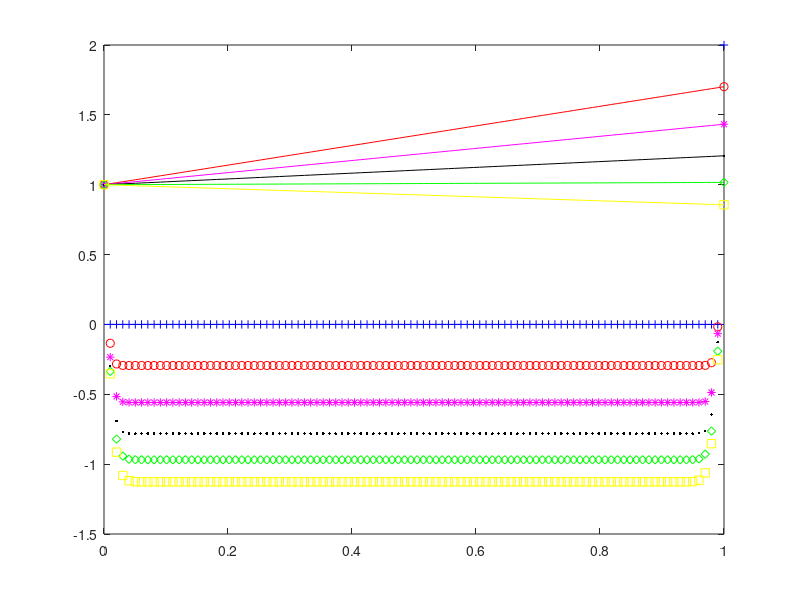

Reproduce this figure in MATLAB.
close all;

%Variablen
L       = 1;
T       = 1;   %Betrachtungszeit
n       = 100;
K       = 1;
a       = 2;
tMax    = 100;
xMax    = 100;
%%%%%%%%%%%%%
v       = zeros(xMax, tMax);
t       = linspace(0, T, tMax);
x       = linspace(0, L, xMax);
deltaX  = 1;
deltaT  = T/tMax;
d       = K*deltaT/deltaX^2;
An      = zeros(n, 1);
u       = zeros(xMax, tMax);
funAE    = @(t) a*exp(-t);
funE    = @(n, t) exp(-(n^2)*(pi^2)*t);
funSin  = @(n, x) sin(n*pi*x);

%Randwerte
for i = 1:tMax
    v(1, i) = 1;
    v(xMax, i) = funAE(t(i));
end

%Numerische Lösung (explizit)
for k = 2:tMax-1
    for j = 2:xMax-1
        v(j,k)     = d*(v(j+1, k-1) - 2*v(j, k-1) + v(j-1, k-1)) + v(j, k-1) - funAE(t(k))*deltaT;
    end
end

%Bausteine berechnen
for i = 1:n
    An(i, 1)      = (-2*(a*(-1)^(i+1)+1))/(i*pi);
end

%Exakte Lösung
for k = 2:tMax
    for j = 1:xMax
        temp  = 0;
        for i = 1:n
            temp   = temp + An(i, 1)*funE(n, t(k))*funSin(n, x(j));
        end
        u(j,k)     = (funAE(t(k))-1)*x(j) + 1 + temp;
    end
end

%Plot i)
figure('Name', 'exakt und explizite numerische Lösung (i)','NumberTitle','off')
plot(x, u(1:xMax,1),'b')

hold on 
plot(x, v(1:xMax,1),'b+')

plot(x, u(1:xMax,  ceil(tMax/6)),'r')
plot(x, v(1:xMax,  ceil(tMax/6)),'ro')

plot(x, u(1:xMax, 2* ceil(tMax/6)),'m')
plot(x, v(1:xMax, 2* ceil(tMax/6)),'m*')

plot(x, u(1:xMax, 3* ceil(tMax/6)),'k')
plot(x, v(1:xMax, 3* ceil(tMax/6)),'k.')

plot(x, u(1:xMax, 4* ceil(tMax/6)),'g')
plot(x, v(1:xMax, 4* ceil(tMax/6)),'gd')

plot(x, u(1:xMax, 5* ceil(tMax/6)),'y')
plot(x, v(1:xMax, 5* ceil(tMax/6)),'ys')
hold off
